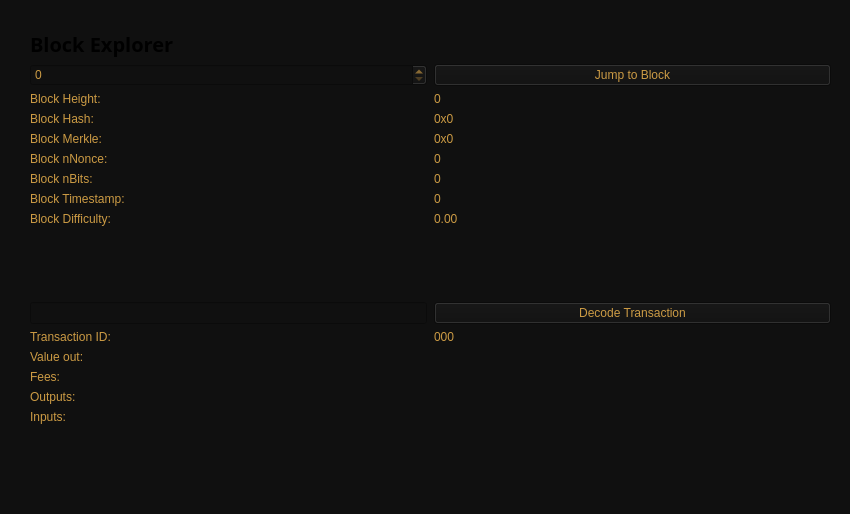
<?xml version="1.0" encoding="UTF-8"?>
<ui version="4.0">
 <class>BlockBrowser</class>
 <widget class="QWidget" name="BlockBrowser">
  <property name="windowModality">
   <enum>Qt::NonModal</enum>
  </property>
  <property name="enabled">
   <bool>true</bool>
  </property>
  <property name="geometry">
   <rect>
    <x>0</x>
    <y>0</y>
    <width>850</width>
    <height>514</height>
   </rect>
  </property>
  <property name="sizePolicy">
   <sizepolicy hsizetype="Expanding" vsizetype="Expanding">
    <horstretch>0</horstretch>
    <verstretch>0</verstretch>
   </sizepolicy>
  </property>
  <property name="minimumSize">
   <size>
    <width>0</width>
    <height>0</height>
   </size>
  </property>
  <property name="acceptDrops">
   <bool>false</bool>
  </property>
  <property name="windowTitle">
   <string>Form</string>
  </property>
  <property name="styleSheet">
   <string notr="true">color: rgb(204, 155, 68);
background-color: rgb(16, 16, 16);</string>
  </property>
  <layout class="QGridLayout">
   <property name="sizeConstraint">
    <enum>QLayout::SetMaximumSize</enum>
   </property>
   <property name="leftMargin">
    <number>21</number>
   </property>
   <property name="topMargin">
    <number>21</number>
   </property>
   <property name="rightMargin">
    <number>10</number>
   </property>
   <item row="1" column="0">
    <widget class="QWidget" name="widget" native="true">
     <property name="sizePolicy">
      <sizepolicy hsizetype="Expanding" vsizetype="Expanding">
       <horstretch>0</horstretch>
       <verstretch>0</verstretch>
      </sizepolicy>
     </property>
     <layout class="QGridLayout" name="gridLayout">
      <item row="0" column="0">
       <layout class="QHBoxLayout" name="horizontalLayout_4">
        <property name="spacing">
         <number>7</number>
        </property>
        <item>
         <widget class="QLabel" name="label_5">
          <property name="font">
           <font>
            <family>Open Sans,sans-serif</family>
           </font>
          </property>
          <property name="text">
           <string>&lt;html&gt;&lt;head/&gt;&lt;body&gt;&lt;p&gt;&lt;span style=&quot; font-size:20px; font-weight:600; color:#000000;&quot;&gt;Block Explorer &lt;/span&gt;&lt;/p&gt;&lt;/body&gt;&lt;/html&gt;</string>
          </property>
         </widget>
        </item>
        <item>
         <spacer name="horizontalSpacer_2">
          <property name="orientation">
           <enum>Qt::Horizontal</enum>
          </property>
          <property name="sizeHint" stdset="0">
           <size>
            <width>40</width>
            <height>20</height>
           </size>
          </property>
         </spacer>
        </item>
       </layout>
      </item>
      <item row="1" column="0">
       <layout class="QGridLayout" name="gridLayout_3" rowstretch="0,0,0,0,0,0,0,0,0,0,0,0,0,0,0,0,0,0,0" columnstretch="0,0">
        <property name="sizeConstraint">
         <enum>QLayout::SetDefaultConstraint</enum>
        </property>
        <property name="horizontalSpacing">
         <number>7</number>
        </property>
        <item row="18" column="0">
         <spacer name="verticalSpacer">
          <property name="orientation">
           <enum>Qt::Vertical</enum>
          </property>
          <property name="sizeHint" stdset="0">
           <size>
            <width>20</width>
            <height>40</height>
           </size>
          </property>
         </spacer>
        </item>
        <item row="12" column="1">
         <widget class="QPushButton" name="txButton">
          <property name="text">
           <string>Decode Transaction</string>
          </property>
         </widget>
        </item>
        <item row="17" column="0">
         <widget class="QLabel" name="inputLabel">
          <property name="text">
           <string>Inputs:</string>
          </property>
          <property name="alignment">
           <set>Qt::AlignLeading|Qt::AlignLeft|Qt::AlignTop</set>
          </property>
         </widget>
        </item>
        <item row="14" column="0">
         <widget class="QLabel" name="valueLabel">
          <property name="text">
           <string>Value out:</string>
          </property>
         </widget>
        </item>
        <item row="13" column="0">
         <widget class="QLabel" name="txLabel">
          <property name="text">
           <string>Transaction ID:</string>
          </property>
         </widget>
        </item>
        <item row="9" column="1">
         <widget class="QLabel" name="hardBox">
          <property name="text">
           <string>0.00</string>
          </property>
          <property name="textInteractionFlags">
           <set>Qt::LinksAccessibleByMouse|Qt::TextSelectableByMouse</set>
          </property>
         </widget>
        </item>
        <item row="13" column="1">
         <widget class="QLabel" name="txID">
          <property name="text">
           <string>000</string>
          </property>
          <property name="textInteractionFlags">
           <set>Qt::LinksAccessibleByMouse|Qt::TextSelectableByMouse</set>
          </property>
         </widget>
        </item>
        <item row="17" column="1">
         <widget class="QLabel" name="inputBox">
          <property name="text">
           <string/>
          </property>
          <property name="alignment">
           <set>Qt::AlignLeading|Qt::AlignLeft|Qt::AlignTop</set>
          </property>
          <property name="textInteractionFlags">
           <set>Qt::LinksAccessibleByMouse|Qt::TextSelectableByMouse</set>
          </property>
         </widget>
        </item>
        <item row="14" column="1">
         <widget class="QLabel" name="valueBox">
          <property name="text">
           <string/>
          </property>
          <property name="textInteractionFlags">
           <set>Qt::LinksAccessibleByMouse|Qt::TextSelectableByMouse</set>
          </property>
         </widget>
        </item>
        <item row="9" column="0">
         <widget class="QLabel" name="hardLabel">
          <property name="text">
           <string>Block Difficulty:</string>
          </property>
         </widget>
        </item>
        <item row="1" column="0">
         <widget class="QSpinBox" name="heightBox">
          <property name="sizePolicy">
           <sizepolicy hsizetype="Preferred" vsizetype="Fixed">
            <horstretch>0</horstretch>
            <verstretch>0</verstretch>
           </sizepolicy>
          </property>
          <property name="maximum">
           <number>99999999</number>
          </property>
         </widget>
        </item>
        <item row="3" column="0">
         <widget class="QLabel" name="heightLabel_2">
          <property name="text">
           <string>Block Height:</string>
          </property>
         </widget>
        </item>
        <item row="8" column="1">
         <widget class="QLabel" name="timeBox">
          <property name="text">
           <string>0</string>
          </property>
          <property name="textInteractionFlags">
           <set>Qt::LinksAccessibleByMouse|Qt::TextSelectableByMouse</set>
          </property>
         </widget>
        </item>
        <item row="1" column="1">
         <widget class="QPushButton" name="blockButton">
          <property name="text">
           <string>Jump to Block</string>
          </property>
         </widget>
        </item>
        <item row="5" column="0">
         <widget class="QLabel" name="merkleLabel">
          <property name="text">
           <string>Block Merkle:</string>
          </property>
         </widget>
        </item>
        <item row="4" column="0">
         <widget class="QLabel" name="hashLabel">
          <property name="text">
           <string>Block Hash:</string>
          </property>
         </widget>
        </item>
        <item row="15" column="1">
         <widget class="QLabel" name="feesBox">
          <property name="text">
           <string/>
          </property>
          <property name="textInteractionFlags">
           <set>Qt::LinksAccessibleByMouse|Qt::TextSelectableByMouse</set>
          </property>
         </widget>
        </item>
        <item row="3" column="1">
         <widget class="QLabel" name="heightLabel">
          <property name="text">
           <string>0</string>
          </property>
          <property name="textInteractionFlags">
           <set>Qt::LinksAccessibleByMouse|Qt::TextSelectableByMouse</set>
          </property>
         </widget>
        </item>
        <item row="15" column="0">
         <widget class="QLabel" name="feesLabel">
          <property name="text">
           <string>Fees:</string>
          </property>
         </widget>
        </item>
        <item row="7" column="0">
         <widget class="QLabel" name="bitsLabel">
          <property name="text">
           <string>Block nBits:</string>
          </property>
         </widget>
        </item>
        <item row="7" column="1">
         <widget class="QLabel" name="bitsBox">
          <property name="text">
           <string>0</string>
          </property>
          <property name="textInteractionFlags">
           <set>Qt::LinksAccessibleByMouse|Qt::TextSelectableByMouse</set>
          </property>
         </widget>
        </item>
        <item row="5" column="1">
         <widget class="QLabel" name="merkleBox">
          <property name="minimumSize">
           <size>
            <width>187</width>
            <height>0</height>
           </size>
          </property>
          <property name="text">
           <string>0x0</string>
          </property>
          <property name="textInteractionFlags">
           <set>Qt::LinksAccessibleByMouse|Qt::TextSelectableByMouse</set>
          </property>
         </widget>
        </item>
        <item row="16" column="0">
         <widget class="QLabel" name="outputLabel">
          <property name="text">
           <string>Outputs:</string>
          </property>
          <property name="alignment">
           <set>Qt::AlignLeading|Qt::AlignLeft|Qt::AlignTop</set>
          </property>
         </widget>
        </item>
        <item row="16" column="1">
         <widget class="QLabel" name="outputBox">
          <property name="text">
           <string/>
          </property>
          <property name="alignment">
           <set>Qt::AlignLeading|Qt::AlignLeft|Qt::AlignTop</set>
          </property>
          <property name="textInteractionFlags">
           <set>Qt::LinksAccessibleByMouse|Qt::TextSelectableByMouse</set>
          </property>
         </widget>
        </item>
        <item row="6" column="0">
         <widget class="QLabel" name="nonceLabel">
          <property name="text">
           <string>Block nNonce:</string>
          </property>
         </widget>
        </item>
        <item row="6" column="1">
         <widget class="QLabel" name="nonceBox">
          <property name="text">
           <string>0</string>
          </property>
          <property name="textInteractionFlags">
           <set>Qt::LinksAccessibleByMouse|Qt::TextSelectableByMouse</set>
          </property>
         </widget>
        </item>
        <item row="8" column="0">
         <widget class="QLabel" name="timeLabel">
          <property name="text">
           <string>Block Timestamp:</string>
          </property>
         </widget>
        </item>
        <item row="4" column="1">
         <widget class="QLabel" name="hashBox">
          <property name="enabled">
           <bool>true</bool>
          </property>
          <property name="sizePolicy">
           <sizepolicy hsizetype="Preferred" vsizetype="Preferred">
            <horstretch>0</horstretch>
            <verstretch>0</verstretch>
           </sizepolicy>
          </property>
          <property name="minimumSize">
           <size>
            <width>0</width>
            <height>0</height>
           </size>
          </property>
          <property name="text">
           <string>0x0</string>
          </property>
          <property name="textInteractionFlags">
           <set>Qt::LinksAccessibleByMouse|Qt::TextSelectableByMouse</set>
          </property>
         </widget>
        </item>
        <item row="12" column="0">
         <widget class="QLineEdit" name="txBox">
          <property name="sizePolicy">
           <sizepolicy hsizetype="Preferred" vsizetype="Fixed">
            <horstretch>0</horstretch>
            <verstretch>0</verstretch>
           </sizepolicy>
          </property>
          <property name="inputMask">
           <string comment="Transaction id" extracomment="Transaction id"/>
          </property>
          <property name="placeholderText">
           <string comment="Transaction ID" extracomment="Transaction ID"/>
          </property>
         </widget>
        </item>
        <item row="11" column="0">
         <spacer name="verticalSpacer_2">
          <property name="orientation">
           <enum>Qt::Vertical</enum>
          </property>
          <property name="sizeHint" stdset="0">
           <size>
            <width>20</width>
            <height>40</height>
           </size>
          </property>
         </spacer>
        </item>
       </layout>
      </item>
     </layout>
    </widget>
   </item>
  </layout>
 </widget>
 <resources/>
 <connections/>
</ui>
